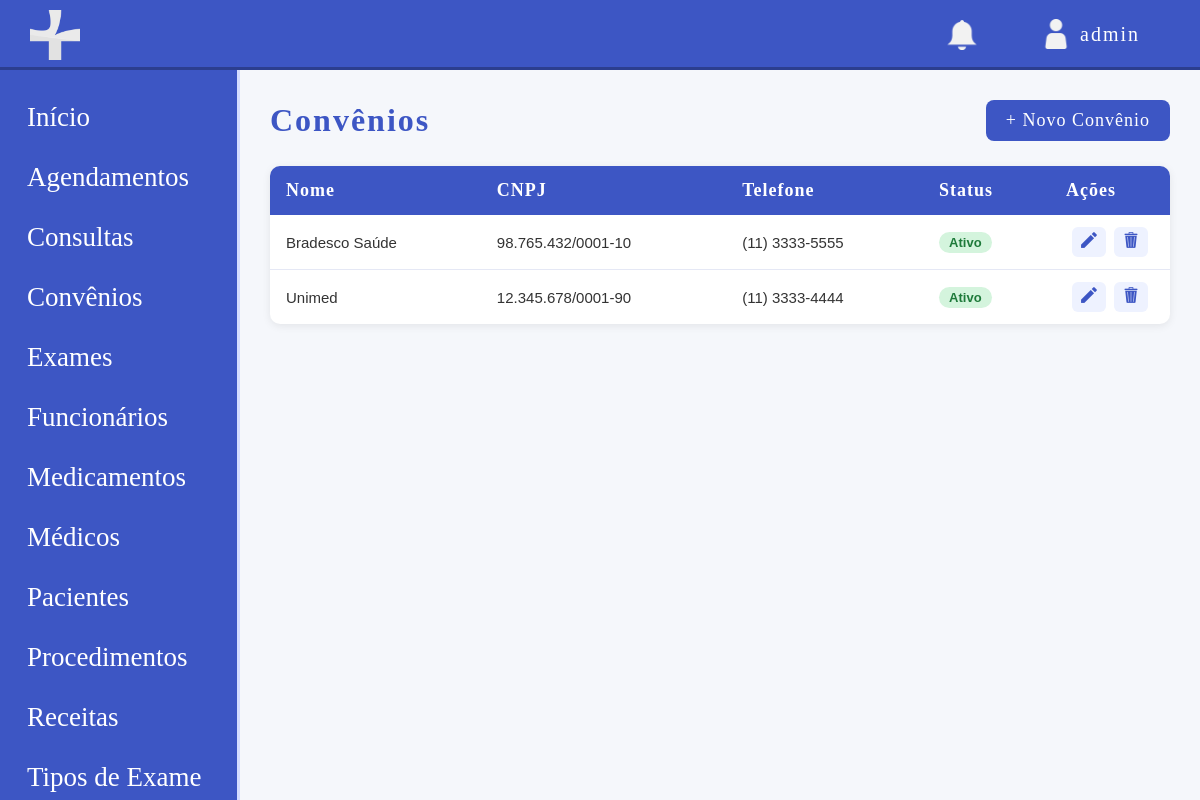
The app's page /modulos/convenios/listar_convenio.php (signed in) with its own data.
### tables this page shows
CREATE TABLE convenio (
    id INT UNSIGNED NOT NULL AUTO_INCREMENT,
    nome VARCHAR(100) NOT NULL,
    cnpj CHAR(18) DEFAULT NULL,
    telefone VARCHAR(20) DEFAULT NULL,
    ativo TINYINT(1) NOT NULL DEFAULT 1,
    data_registro TIMESTAMP DEFAULT CURRENT_TIMESTAMP,
    PRIMARY KEY (id),
    UNIQUE KEY uk_convenio_nome (nome)
);

### modulos/convenios/listar_convenio.php (the view, shortened to what this page needs)
<?php
require '../../config/conexao.php';
$base = '/site-clinicamedica';
$sql = "SELECT * FROM convenio ORDER BY ativo DESC, nome ASC";
$convenios = $pdo->query($sql)->fetchAll();
?>
<!DOCTYPE html>
<html lang="pt-br">
<head>
    <link rel="stylesheet" href="<?php echo $base; ?>/css/style.css">
</head>
<body class="dashbody">
    <?php include '../../includes/header.php'; ?>
    <div class="layout">
        <?php include '../../includes/sidebar.php'; ?>
        <main class="main">
            <div class="pagina-topo">
                <h1>Convênios</h1>
                <a href="cadastrar_convenio.php" class="btn-novo">+ Novo Convênio</a>
            </div>
            <?php if (count($convenios) === 0): ?>
                <div class="vazio">
                    <p>Nenhum convênio cadastrado ainda.</p>
                    <a href="cadastrar_convenio.php" class="btn-novo">Cadastrar o primeiro</a>
                </div>
            <?php else: ?>
                <table class="tabela">
                    <thead>
                        <tr>
                            <th>Nome</th>
                            <th>CNPJ</th>
                            <th>Telefone</th>
                            <th>Status</th>
                            <th style="width: 120px;">Ações</th>
                        </tr>
                    </thead>
                    <tbody>
                        <?php foreach ($convenios as $c): ?>
                            <tr class="<?php echo $c['ativo'] ? '' : 'linha-inativa'; ?>">
                                <td><?php echo htmlspecialchars($c['nome']); ?></td>
                                <td><?php echo htmlspecialchars($c['cnpj'] ?? '—'); ?></td>
                                <td><?php echo htmlspecialchars($c['telefone'] ?? '—'); ?></td>
                                <td>
                                    <?php if ($c['ativo']): ?>
                                        <span class="tag tag-ativo">Ativo</span>
                                    <?php else: ?>
                                        <span class="tag tag-inativo">Inativo</span>
                                    <?php endif; ?>
                                </td>
                                <td class="acoes">
                                    <a href="editar_convenio.php?id=<?php echo $c['id']; ?>" class="btn-acao" title="Editar"><img src="../../img/editar_icon.png" class="iconeacao"></a>
                                    <a href="excluir_convenio.php?id=<?php echo $c['id']; ?>"
                                       class="btn-acao btn-excluir"
                                       title="Excluir"
                                       onclick="return confirm('Tem certeza que deseja excluir este convênio?');"><img src="../../img/excluir_icon.png" class="iconeacao"></a>
                                </td>
                            </tr>
                        <?php endforeach; ?>
                    </tbody>
                </table>
            <?php endif; ?>
        </main>
    </div>
</body>
</html>

### css/style.css (style rules this page uses)
* { margin: 0; padding: 0; box-sizing: border-box; }
body { font-family: Arial, sans-serif; background-color: #f5f7fb; color: #3d56c4; }
.layout { display: flex; }
.main { margin-left: 240px; padding: 100px 30px 30px; width: calc(100% - 240px); min-height: 100vh; }
.pagina-topo { display: flex; justify-content: space-between; align-items: center; margin-bottom: 25px; }
.pagina-topo h1 { font-family: 'Coolvetica'; font-size: 32px; color: #3d56c4; letter-spacing: 2px; }
.btn-novo { background-color: #3d56c4; color: white; text-decoration: none; padding: 10px 20px; border-radius: 8px; font-family: 'Coolvetica'; font-size: 18px; letter-spacing: 1px; transition: 0.2s; }
.tabela { width: 100%; border-collapse: collapse; background-color: white; border-radius: 10px; overflow: hidden; box-shadow: 0 2px 8px rgba(0,0,0,0.08); }
.tabela thead { background-color: #3d56c4; }
.tabela th { color: white; font-family: 'Coolvetica'; font-size: 18px; letter-spacing: 1px; padding: 14px 16px; text-align: left; }
.tabela td { padding: 12px 16px; border-bottom: 1px solid #e5e8f5; color: #333; font-size: 15px; }
.tabela tbody tr:last-child td { border-bottom: none; }
.tag { display: inline-block; padding: 3px 10px; border-radius: 12px; font-size: 13px; font-weight: 600; }
.tag-ativo { background-color: #d4f4dd; color: #1e7a3a; }
.acoes { text-align: center; white-space: nowrap; }
.btn-acao { display: inline-block; padding: 5px 9px; margin: 0 2px; border-radius: 6px; text-decoration: none; font-size: 16px; background-color: #eef2ff; transition: 0.2s; }
.iconeacao { width: 16px; height: 16px; }

### records on screen
convenio: nome "Bradesco Saúde", cnpj "98.765.432/0001-10", telefone "(11) 3333-5555", ativo "Ativo"
convenio: nome "Unimed", cnpj "12.345.678/0001-90", telefone "(11) 3333-4444", ativo "Ativo"

### other values on screen
$nome_usuario "admin"
